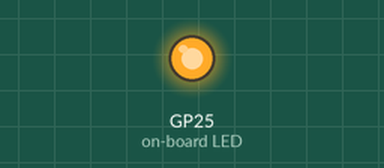
Recording of a program running on a simulated Raspberry Pi Pico running MicroPython. On the bench: output pins drawn as LEDs (lit = HIGH).

Above: at 0.15 s.
At 11.1 s:
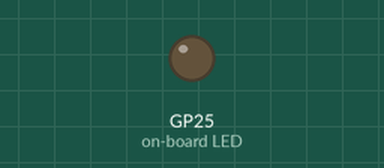
Timing chart, 0 to 16.6 s (numbered marks = the images above):
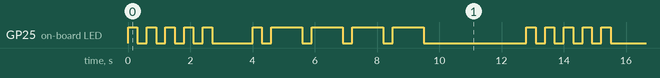

The program:

main.py
```python
import time
from machine import Pin

LONG = 1.0
SHORT = 0.3
PAUSE = 0.3
LONG_PAUSE = 1.0

ON = 1
OFF = 0

class MorseAlphabet:
    def __init__(self, pin=25):
        self.morse_code = MorseCode(pin)

    def one(self):
        self.morse_code.short()
        self.morse_code.long()
        self.morse_code.long()
        self.morse_code.long()
        self.morse_code.long()
        self.morse_code.pause()

    def two(self):
        self.morse_code.short()
        self.morse_code.short()
        self.morse_code.long()
        self.morse_code.long()
        self.morse_code.long()
        self.morse_code.pause()

    def three(self):
        self.morse_code.short()
        self.morse_code.short()
        self.morse_code.short()
        self.morse_code.long()
        self.morse_code.long()
        self.morse_code.pause()

    def four(self):
        self.morse_code.short()
        self.morse_code.short()
        self.morse_code.short()
        self.morse_code.short()
        self.morse_code.long()
        self.morse_code.pause()

    def five(self):
        self.morse_code.short()
        self.morse_code.short()
        self.morse_code.short()
        self.morse_code.short()
        self.morse_code.short()
        self.morse_code.pause()

    def word_end(self):
        self.morse_code.pause()
        self.morse_code.pause()


class MorseCode:
    def __init__(self, pin=25):
        self.LED = Pin(pin, Pin.OUT)

    def long(self):
        self.LED.value(ON)
        time.sleep(LONG)
        self.LED.value(OFF)
        time.sleep(PAUSE)

    def short(self):
        self.LED.value(ON)
        time.sleep(SHORT)
        self.LED.value(OFF)
        time.sleep(PAUSE)

    def pause(self):
        self.LED.value(OFF)
        time.sleep(LONG_PAUSE)

if __name__ == "__main__":
    alphabet = MorseAlphabet()
    while True:
        alphabet.five()
        alphabet.one()
        alphabet.word_end()
```

Measured:
- by itself, GP25 (on-board LED): repeats every 12.8 s: 4 × (LOW 0.30 s, HIGH 0.30 s), LOW 1.3 s, HIGH 0.30 s, 4 × (LOW 0.30 s, HIGH 1.0 s), LOW 3.3 s, HIGH 0.30 s
- by itself, everything shown: repeats every 12.8 s, in 20 steps
